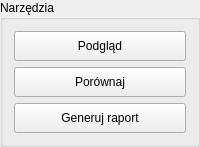
               <widget class="QGroupBox" name="groupBoxLibTools">
                <property name="title">
                 <string>Narzędzia</string>
                </property>
                <layout class="QVBoxLayout" name="verticalLayout_38">
                 <item>
                  <widget class="QPushButton" name="buttonLibPreviewMeasure">
                   <property name="enabled">
                    <bool>true</bool>
                   </property>
                   <property name="minimumSize">
                    <size>
                     <width>120</width>
                     <height>30</height>
                    </size>
                   </property>
                   <property name="maximumSize">
                    <size>
                     <width>16777215</width>
                     <height>30</height>
                    </size>
                   </property>
                   <property name="text">
                    <string>Podgląd</string>
                   </property>
                  </widget>
                 </item>
                 <item>
                  <widget class="QPushButton" name="buttonLibCompareMeasures">
                   <property name="enabled">
                    <bool>true</bool>
                   </property>
                   <property name="minimumSize">
                    <size>
                     <width>150</width>
                     <height>30</height>
                    </size>
                   </property>
                   <property name="maximumSize">
                    <size>
                     <width>16777215</width>
                     <height>30</height>
                    </size>
                   </property>
                   <property name="text">
                    <string>Porównaj</string>
                   </property>
                  </widget>
                 </item>
                 <item>
                  <widget class="QPushButton" name="buttonLibGenerateRaport">
                   <property name="minimumSize">
                    <size>
                     <width>0</width>
                     <height>30</height>
                    </size>
                   </property>
                   <property name="maximumSize">
                    <size>
                     <width>16777215</width>
                     <height>30</height>
                    </size>
                   </property>
                   <property name="text">
                    <string>Generuj raport</string>
                   </property>
                  </widget>
                 </item>
                </layout>
               </widget>
